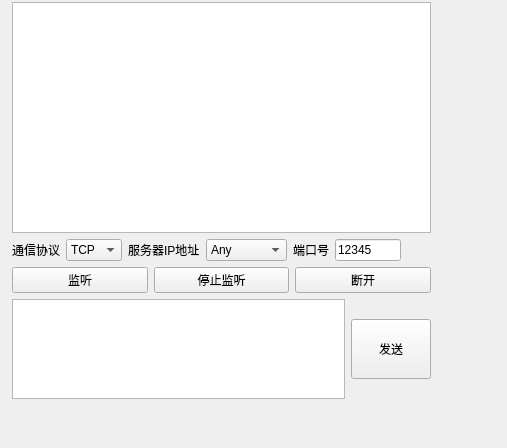
<?xml version="1.0" encoding="UTF-8"?>
<ui version="4.0">
 <class>Widget</class>
 <widget class="QWidget" name="Widget">
  <property name="geometry">
   <rect>
    <x>0</x>
    <y>0</y>
    <width>507</width>
    <height>448</height>
   </rect>
  </property>
  <property name="windowTitle">
   <string>网络编程—服务端</string>
  </property>
  <widget class="QWidget" name="layoutWidget">
   <property name="geometry">
    <rect>
     <x>10</x>
     <y>0</y>
     <width>423</width>
     <height>401</height>
    </rect>
   </property>
   <layout class="QVBoxLayout" name="mainLayout">
    <property name="leftMargin">
     <number>2</number>
    </property>
    <property name="topMargin">
     <number>2</number>
    </property>
    <property name="rightMargin">
     <number>2</number>
    </property>
    <property name="bottomMargin">
     <number>2</number>
    </property>
    <item>
     <widget class="QTextEdit" name="textEdit_info"/>
    </item>
    <item>
     <layout class="QHBoxLayout" name="horizontalLayout">
      <item>
       <widget class="QLabel" name="label">
        <property name="text">
         <string>通信协议</string>
        </property>
       </widget>
      </item>
      <item>
       <widget class="QComboBox" name="comboBox">
        <item>
         <property name="text">
          <string>TCP</string>
         </property>
        </item>
        <item>
         <property name="text">
          <string>UDP</string>
         </property>
        </item>
       </widget>
      </item>
      <item>
       <widget class="QLabel" name="label_2">
        <property name="text">
         <string>服务器IP地址</string>
        </property>
       </widget>
      </item>
      <item>
       <widget class="QComboBox" name="comboBox_ip">
        <item>
         <property name="text">
          <string>Any</string>
         </property>
        </item>
        <item>
         <property name="text">
          <string>127.0.0.1</string>
         </property>
        </item>
       </widget>
      </item>
      <item>
       <widget class="QLabel" name="label_3">
        <property name="text">
         <string>端口号</string>
        </property>
       </widget>
      </item>
      <item>
       <widget class="QLineEdit" name="lineEdit_port">
        <property name="text">
         <string>12345</string>
        </property>
       </widget>
      </item>
      <item>
       <spacer name="horizontalSpacer">
        <property name="orientation">
         <enum>Qt::Horizontal</enum>
        </property>
        <property name="sizeType">
         <enum>QSizePolicy::Fixed</enum>
        </property>
        <property name="sizeHint" stdset="0">
         <size>
          <width>30</width>
          <height>20</height>
         </size>
        </property>
       </spacer>
      </item>
     </layout>
    </item>
    <item>
     <layout class="QHBoxLayout" name="horizontalLayout_2">
      <item>
       <widget class="QPushButton" name="pushButton_listen">
        <property name="text">
         <string>监听</string>
        </property>
       </widget>
      </item>
      <item>
       <widget class="QPushButton" name="pushButton_stop_listen">
        <property name="text">
         <string>停止监听</string>
        </property>
       </widget>
      </item>
      <item>
       <widget class="QPushButton" name="pushButton_cutoff">
        <property name="text">
         <string>断开</string>
        </property>
       </widget>
      </item>
     </layout>
    </item>
    <item>
     <layout class="QHBoxLayout" name="horizontalLayout_3">
      <item>
       <widget class="QTextEdit" name="textEdit_sendData">
        <property name="maximumSize">
         <size>
          <width>16777215</width>
          <height>100</height>
         </size>
        </property>
       </widget>
      </item>
      <item>
       <widget class="QPushButton" name="pushButton_send">
        <property name="minimumSize">
         <size>
          <width>0</width>
          <height>60</height>
         </size>
        </property>
        <property name="text">
         <string>发送</string>
        </property>
       </widget>
      </item>
     </layout>
    </item>
   </layout>
  </widget>
 </widget>
 <resources/>
 <connections/>
</ui>
